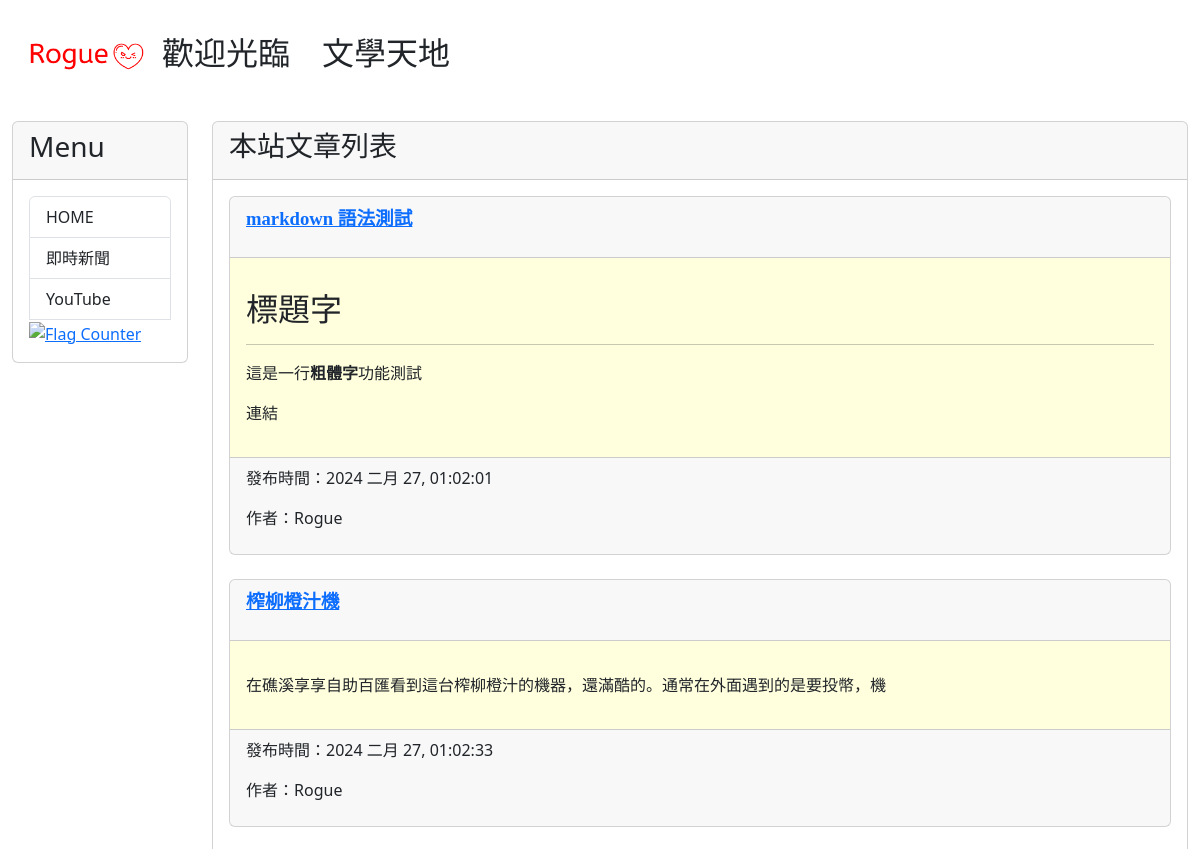
Before: / (upper part) with the older database file.
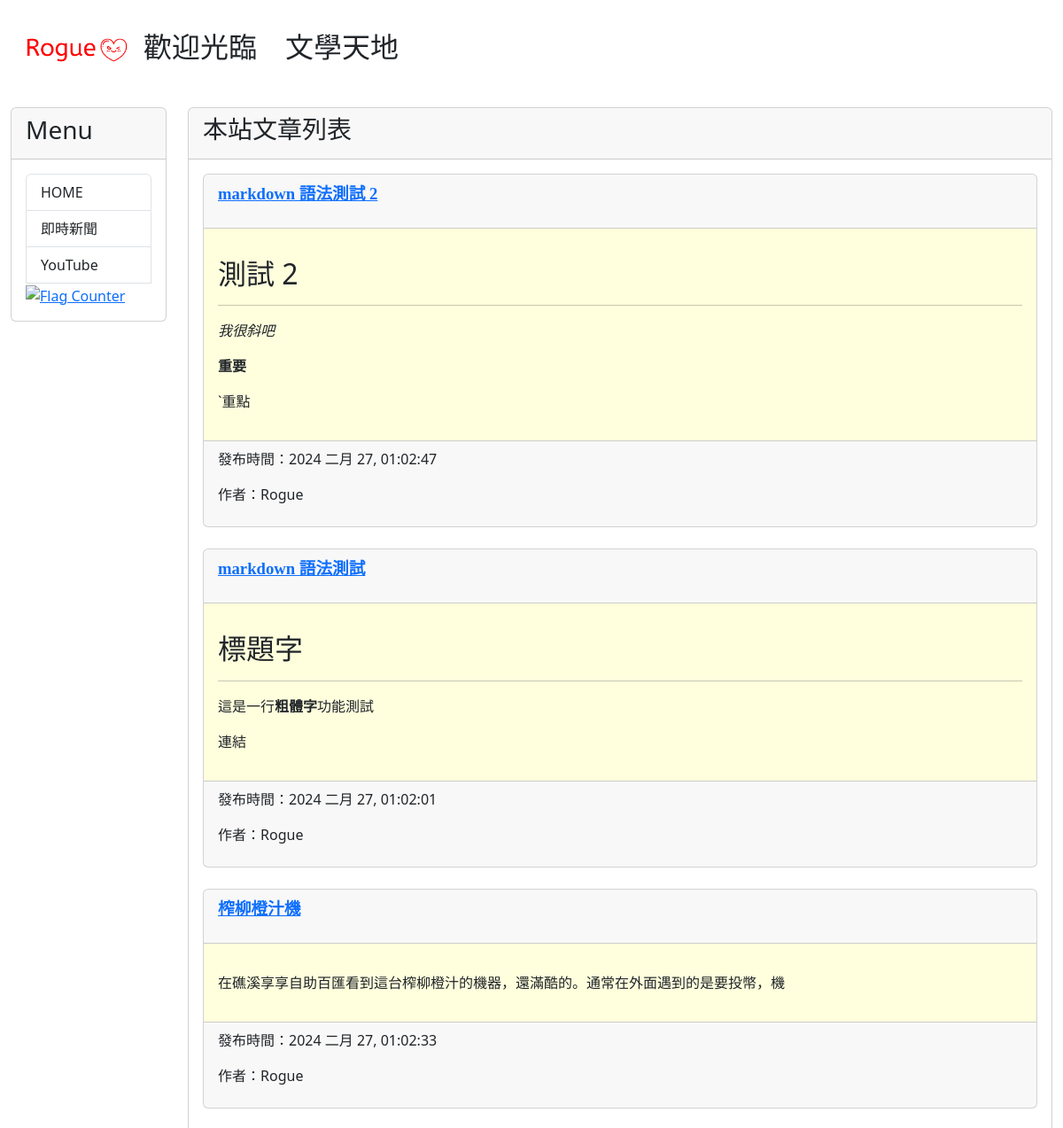
After: the same page with the newer database file.
### mysite/models.py (models this page shows, shortened)
class Post(models.Model):
    title = models.CharField(max_length = 200)
    slug = models.CharField(max_length = 200)
    body = models.TextField()
    author = models.CharField(max_length = 200, default="Rogue")
    pub_date = models.DateTimeField(auto_now_add=True)
    class Meta:
        ordering = ('-pub_date',)

### mysite/views.py (the view)
# urls.py: path('', homepage),
def homepage(request):
    posts = Post.objects.all()
    now = datetime.now()
    return render(request, 'index.html', locals())

### mysite/templatetags/markdown_extras.py (called while the page is built)
@register.filter
def convert_markdown(text):
    return markdown.markdown(text)

### templates/index.html (shortened to what this page needs)
{% extends 'base.html' %}
{% load markdown_extras %}
{% block headmessage %}
<h3 style="font-family: 標楷體;">本站文章列表</h3>
{% endblock %}
{% block content %}
{% for post in posts %}
<div class="card">
    <div class="card-header">
        <p style="font-family: 微軟正黑體;font-size: 14pt;font-weight: bold;">
            <a href="/post/{{post.slug}}">{{post.title}}</a>
        </p>
    </div>
    <div class="card-body" style="background-color: #ffffdd;">
        <p>
            {{post.body | slice:":40" | convert_markdown | safe}}
        </p>
    </div>
    <div class="card-footer">
        <p>
            發布時間：{{post.pub_date | date:"Y M d, h:m:s"}}
        </p>
        <p>作者：{{post.author}}</p>
    </div>
</div>
<br>
{% endfor %}
{% endblock %}

### templates/base.html (shortened to what this page needs)
<!DOCTYPE html>
<html lang="en">
<head>
    <link href="https://cdn.jsdelivr.net/npm/bootstrap@5.3.3/dist/css/bootstrap.min.css" rel="stylesheet"
>
</head>
<body>
    <div class="container-fluid">
        {% include 'header.html' %}
        <div class="row">
            <div class="col-sm-2 col-md-2">
                <div class="card">
                    <div class="card-header">
                        <h3>Menu</h3>
                    </div>
                    <div class="card-body">
                        <div class="list-group">
                            <a href="/" class="list-group-item">HOME</a>
                            <a href="https://google.com/news" class="list-group-item">即時新聞</a>
                            <a href="https://youtube.com/" class="list-group-item">YouTube</a>
                            <a href="https://info.flagcounter.com/rKGt"><img
                                    src="https://s01.flagcounter.com/count2/rKGt/bg_FFFFFF/txt_000000/border_CCCCCC/columns_1/maxflags_1/viewers_0/labels_0/pageviews_0/flags_0/percent_0/"
                                    alt="Flag Counter" border="0"></a>
                        </div>
                    </div>
                </div>
            </div>
            <div class="col-sm-10 col-md-10">
                <div class="card">
                    <div class="card-header">
                        {% block headmessage %} {% endblock %}
                    </div>
                    <div class="card-body">
                        {% block content %} {% endblock %}
                    </div>
                </div>
            </div>
        </div>
    </div>
</body>
</html>

### templates/header.html
{% load static %}
<h2><img src="{% static 'images/logo.png' %}" width="150" alt="">歡迎光臨　文學天地</h2>

Changed rows visible on the page:
added Post: title "markdown 語法測試 2", body|convert_markdown "測試 2 我很斜吧 重要 `重點", pub_date "2024 二月 27, 01:02:47", author "Rogue"
